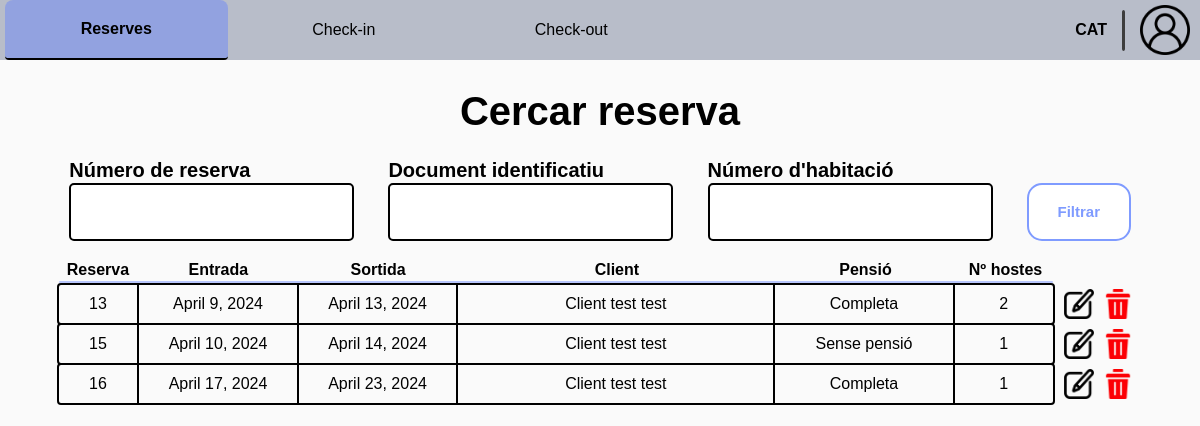
Before: /receptionist/search-reservation/ (signed in) with the older database file.
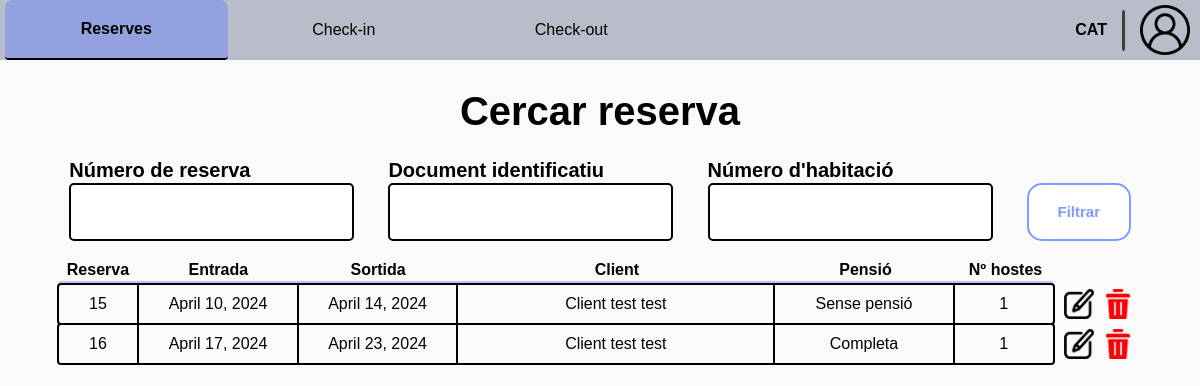
After: the same page with the newer database file.
### Reception/models.py (models this page shows, shortened)
class RoomReservation(models.Model):
    client = models.ForeignKey(Client, on_delete=models.CASCADE)
    room = models.ForeignKey(Room, on_delete=models.CASCADE, to_field='id')
    entry = models.DateField()
    exit = models.DateField()
    pension_type = models.CharField(
        max_length=c.DROPDOWN_MAX_LENGTH,
        choices=c.get_pension_types,
        default='Sense pensió'
    )
    num_guests = models.IntegerField()
    is_active = models.BooleanField(default=True)
    check_in_active = models.BooleanField(default=False)
    check_out_active = models.BooleanField(default=False)
    class Meta:
        unique_together = ('room', 'entry', 'exit')

class HotelUser(AbstractUser):
    email = models.EmailField()
    phone_number = models.CharField(max_length=c.PHONE_NUMBER_LENGTH)
    id_number = models.CharField(max_length=c.ID_NUMBER, blank=True)

### Reception/views.py (the view, shortened to what this page needs)
# urls.py: path('search-reservation/', v.search_reservation, name='search_reservation'),
@worker_required('receptionist')
def search_reservation(request):
    form = SearchReservationForm(request.GET or None)
    reservations = RoomReservation.objects.filter(is_active=True)
    return render(request, c.get_manage_reservation_path(1), {'form': form, 'reservations': reservations})

### Reception/forms.py (shortened to what this page needs)
class SearchReservationForm(forms.ModelForm):
    num_reservation = forms.CharField(label="Número de reserva", required=False)
    id_number = forms.CharField(label="Document identificatiu", required=False)
    room_num = forms.IntegerField(label="Número d'habitació", required=False,
                                  validators=[MinValueValidator(1)])
    class Meta:
        model = RoomReservation
        fields = []

### Reception/config.py (called while the page is built)
    @staticmethod
    def get_manage_reservation_path(n: int):
        return p.MANAGE_RESERVATION[n]

### templates/worker/receptionist/reservation/manage_reservation/search_reservation.html (shortened to what this page needs)
{% extends "worker/receptionist/base_receptionist.html" %}
{% load static %}
{% block extra_css %}
    <link rel="stylesheet"
          href="{% static 'css/worker/receptionist/reservation/manage_reservation/search_reservation.css' %}">
{% endblock extra_css %}
{% block id_reservation %} id="current-page" {% endblock id_reservation %}
{% block content %}
    <div class="main">
        <h2 class="subsection-title">Cercar reserva</h2>
        <form method="get" class="filter-field">
            <div class="form-group">
                <p>{{ form.num_reservation.label }}</p>
                {{ form.num_reservation }}
            </div>
            <div class="form-group">
                <p>{{ form.id_number.label }}</p>
                {{ form.id_number }}
            </div>
            <div class="form-group">
                <p>{{ form.room_num.label }}</p>
                {{ form.room_num }}
            </div>
            <div class="procedural-buttons">
                <button class="filter-button" type="submit">Filtrar</button>
            </div>
        </form>
        <ul class="reservation-list">
            <ul class="list-index">
                <li id="reservation-id">Reserva</li>
                <li id="entry">Entrada</li>
                <li id="exit">Sortida</li>
                <li id="name">Client</li>
                <li id="pension">Pensió</li>
                <li id="num-guests">Nº hostes</li>
            </ul>
            <div id="divider"></div>
            {% for reservation in reservations %}
                <div class="list-div">
                    <li>
                        <div id="reservation-id">{{ reservation.id }}</div>
                        <div id="entry">{{ reservation.entry }}</div>
                        <div id="exit">{{ reservation.exit }}</div>
                        <div id="name">{{ reservation.client.first_name }} {{ reservation.client.last_name }}</div>
                        <div id="pension">{{ reservation.pension_type }}</div>
                        <div id="num-guests">{{ reservation.num_guests }}</div>
                    </li>
                    <div class="list-extra">
                        <div class="icon"><a href="{% url 'reservation_details' pk=reservation.id %}">
                            <img src="{% static 'img/icons/edit-icon.png' %}" alt="edit"></a>
                        </div>
                        <div class="icon">
                            <form action="{% url 'delete_reservation' reservation.id %}" method="post">
                                <button type="submit"
                                        onclick="return confirm('Estàs segur que vols eliminar aquesta reserva?');">
                                    <img src="{% static 'img/icons/delete-icon.png' %}" alt="delete"></button>
                            </form>
                        </div>
                    </div>
                </div>
            {% endfor %}
        </ul>
    </div>
{% endblock %}

Changed rows visible on the page:
no longer on this page (row edited): RoomReservation: id "13", entry "April 9, 2024", exit "April 13, 2024", client.first_name "Client test", client.last_name "test", pension_type "Completa", num_guests "2"
